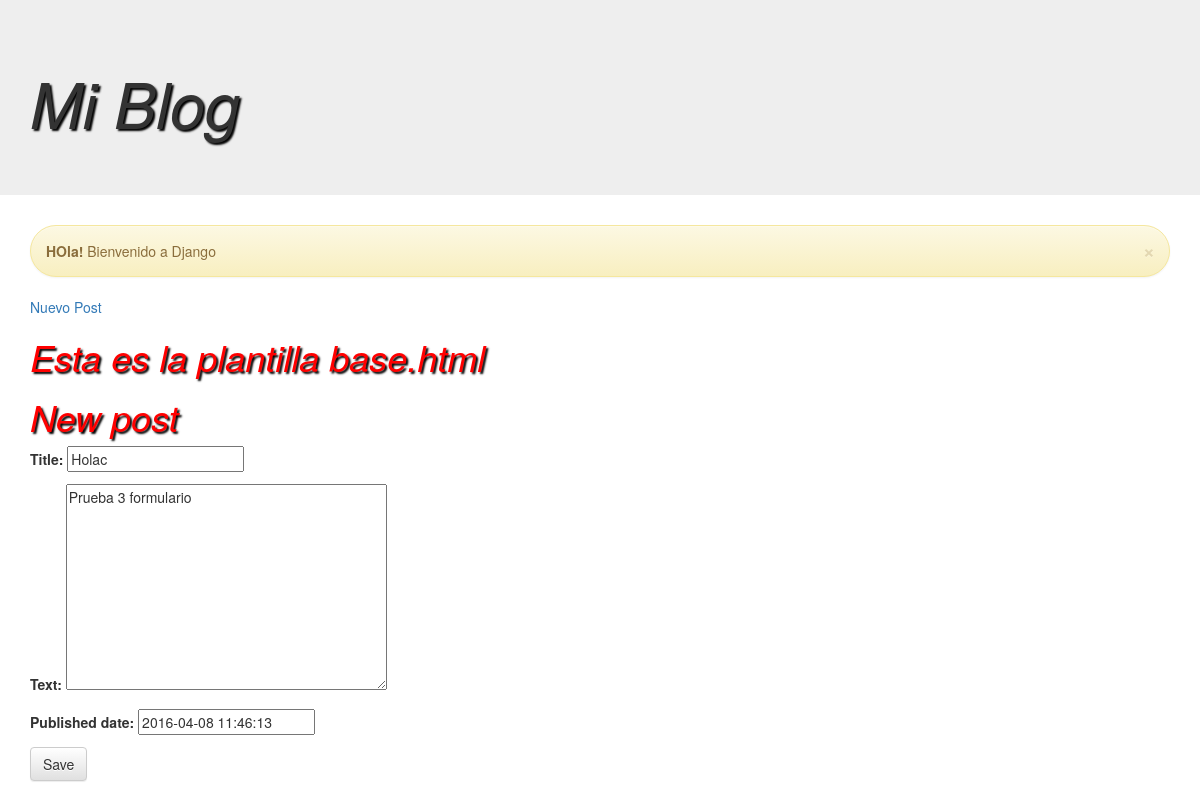
The app's page /post/5/edit with its own data.
### blog/models.py (models this page shows, shortened)
class Post(models.Model):
    author = models.ForeignKey('auth.User')
    title = models.CharField(max_length=200)
    text = models.TextField()
    create_date = models.DateTimeField(
            default=timezone.now)
    published_date = models.DateTimeField(
            blank=True, null=True)

### blog/views.py (the view)
# urls.py: url(r'^post/(?P<pk>[0-9]+)/edit$', views.post_edit, name='post_edit'),
def post_edit(request, pk):
        post = get_object_or_404(Post, pk=pk)
        if request.method == "POST":
            form = PostForm(request.POST, instance=post)
            if form.is_valid():
                post = form.save(commit=False)
                post.author = request.user
                post.save()
                return redirect('blog.views.post_detail', pk=post.pk)
        else:
            form = PostForm(instance=post)
        return render(request, 'blog/post_edit.html', {'form': form})

### blog/forms.py
class PostForm(forms.ModelForm):
	class Meta:
		model = Post
		fields = ('title', 'text', 'published_date', )

### blog/templates/blog/post_edit.html
{% extends 'blog/base.html' %}
{% block content %}
<h1>New post</h1>
       <form method="POST" class="post-form">{% csrf_token %}
           {{ form.as_p }}
           <button type="submit" class="save btn btn-default">Save</button>
        </form>
{% endblock %}

### blog/static/css/blog.css (style rules this page uses)
h1 { font-style:italic; border:2px; color:red; text-shadow: 2px 2px 2px black; }

### records on screen
Post: title "Holac", text "Prueba 3 formulario", published_date "2016-04-08 11:46:13"
